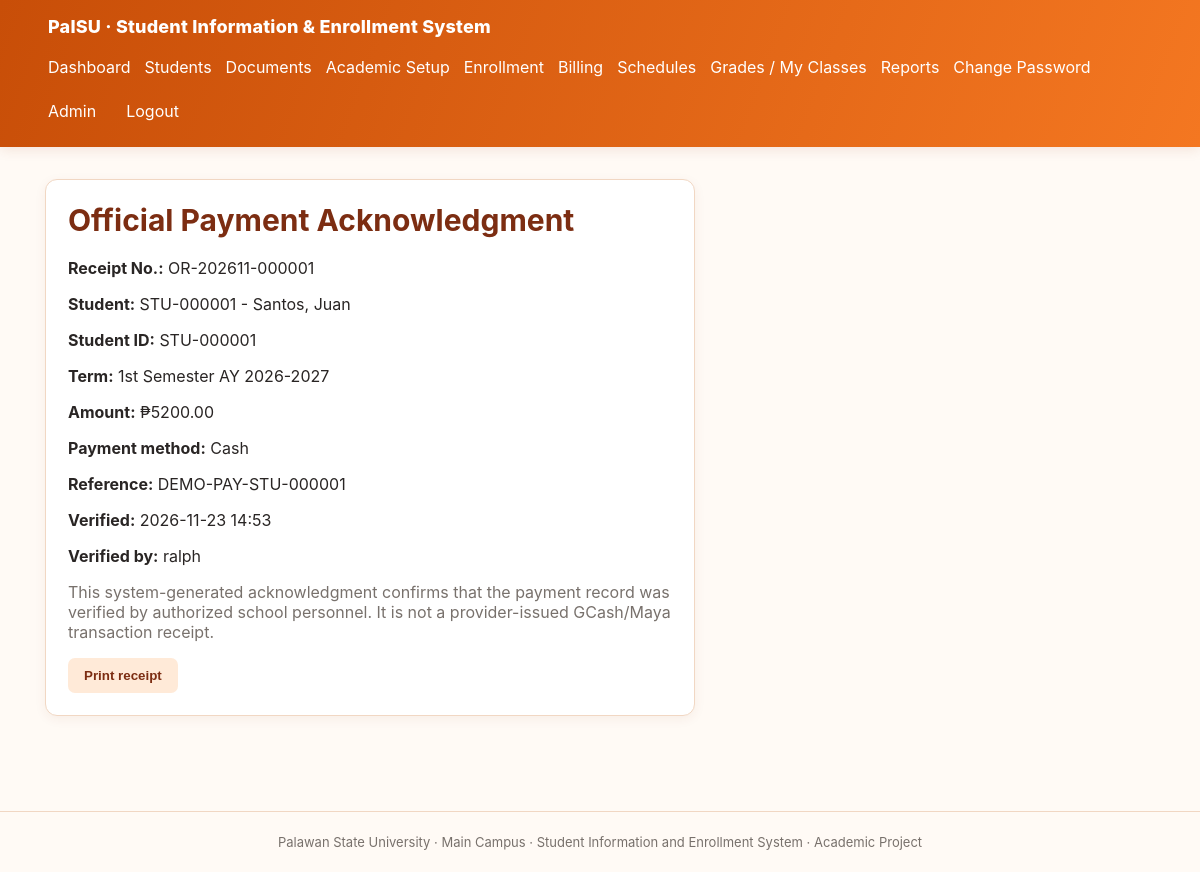
The app's page /billing/payment/1/receipt/ (signed in) with its own data.
### core/models.py (models this page shows, shortened)
class Payment(models.Model):
    VERIFICATION = [("PENDING","Pending"),("VERIFIED","Verified"),("REJECTED","Rejected")]
    METHOD = [("CASH","Cash"),("GCASH","GCash"),("MAYA","Maya"),("BANK","Bank Transfer"),("OTHER","Other")]
    enrollment = models.ForeignKey(Enrollment, on_delete=models.PROTECT, related_name="payments")
    amount = models.DecimalField(max_digits=10, decimal_places=2, validators=[MinValueValidator(Decimal("0.01"))])
    method = models.CharField(max_length=10, choices=METHOD)
    reference_no = models.CharField(max_length=100, blank=True)
    verification_status = models.CharField(max_length=10, choices=VERIFICATION, default="PENDING")
    verified_by = models.ForeignKey(settings.AUTH_USER_MODEL, on_delete=models.SET_NULL, null=True, blank=True, related_name="verified_payments")
    verified_at = models.DateTimeField(null=True, blank=True)
    recorded_by = models.ForeignKey(settings.AUTH_USER_MODEL, on_delete=models.PROTECT)
    proof_file = models.FileField(upload_to="payment_proofs/%Y/%m/", blank=True, null=True, validators=[validate_document_upload])
    receipt_number = models.CharField(max_length=40, blank=True, unique=True, null=True)
    rejection_reason = models.TextField(blank=True)
    paid_at = models.DateTimeField(auto_now_add=True)

class Enrollment(models.Model):
    STATUS = [("PENDING","Pending"),("APPROVED","Approved"),("ENROLLED","Enrolled"),("REJECTED","Rejected")]
    TYPE = [("FRESHMAN","Freshman"),("REGULAR","Regular"),("IRREGULAR","Irregular"),("LATE","Late"),("TRANSFEREE","Transferee"),("SHIFTY","Shifty"),("RETURNING","Returning")]
    student = models.ForeignKey(Student, on_delete=models.PROTECT, related_name="enrollments")
    term = models.ForeignKey(SchoolTerm, on_delete=models.PROTECT)
    enrollment_type = models.CharField(max_length=15, choices=TYPE, default="REGULAR")
    status = models.CharField(max_length=10, choices=STATUS, default="PENDING")
    submitted_at = models.DateTimeField(auto_now_add=True)
    approved_by = models.ForeignKey(settings.AUTH_USER_MODEL, on_delete=models.SET_NULL, null=True, blank=True)
    class Meta:
        constraints = [models.UniqueConstraint(fields=["student","term"], name="one_enrollment_per_student_term")]

class Student(models.Model):
    GENDER = [("F","Female"),("M","Male"),("X","Prefer not to say")]
    user = models.OneToOneField(settings.AUTH_USER_MODEL, on_delete=models.SET_NULL, null=True, blank=True)
    student_id = models.CharField(max_length=20, unique=True, blank=True)
    first_name = models.CharField(max_length=80)
    middle_name = models.CharField(max_length=80, blank=True)
    last_name = models.CharField(max_length=80)
    birth_date = models.DateField(null=True, blank=True)
    gender = models.CharField(max_length=1, choices=GENDER, blank=True)
    email = models.EmailField(blank=True)
    phone = models.CharField(max_length=30, blank=True)
    address = models.TextField(blank=True)
    program = models.ForeignKey(Program, on_delete=models.PROTECT, related_name="students")
    year_level = models.PositiveSmallIntegerField(default=1)
    admission_category = models.CharField(max_length=20, default="REGULAR", choices=[("FRESHMAN","Freshman"),("TRANSFEREE","Transferee"),("RETURNING","Returning"),("SHIFTY","Shifty"),("REGULAR","Continuing Student")])
    enrollment_standing = models.CharField(max_length=20, default="REGULAR", choices=[("REGULAR","Regular"),("IRREGULAR","Irregular"),("PROBATIONARY","Probationary")])
    account_status = models.CharField(max_length=12, default="ACTIVE", choices=[("ACTIVE","Active"),("INACTIVE","Inactive"),("GRADUATED","Graduated")])
    must_change_password = models.BooleanField(default=False)
    created_at = models.DateTimeField(auto_now_add=True)
    def __str__(self): return f"{self.student_id} - {self.last_name}, {self.first_name}"

class SchoolTerm(models.Model):
    name = models.CharField(max_length=30)  # e.g. 1st Semester
    school_year = models.CharField(max_length=20)  # e.g. 2026-2027
    starts_on = models.DateField(null=True, blank=True)
    ends_on = models.DateField(null=True, blank=True)
    is_open = models.BooleanField(default=False)
    enrollment_opens = models.DateTimeField(null=True, blank=True)
    enrollment_closes = models.DateTimeField(null=True, blank=True)
    add_drop_opens = models.DateTimeField(null=True, blank=True)
    add_drop_closes = models.DateTimeField(null=True, blank=True)
    passing_grade = models.DecimalField(max_digits=4, decimal_places=2, default=Decimal("3.00"))
    minimum_units = models.DecimalField(max_digits=5, decimal_places=1, default=Decimal("0.0"))
    maximum_units = models.DecimalField(max_digits=5, decimal_places=1, default=Decimal("30.0"))
    class Meta:
        constraints = [models.UniqueConstraint(fields=["name","school_year"], name="unique_school_term")]
    def __str__(self): return f"{self.name} AY {self.school_year}"

### core/views.py (the view)
# urls.py: path("billing/payment/<int:pk>/receipt/", views.payment_receipt, name="payment_receipt"),
@login_required
def payment_receipt(request, pk):
    payment = get_object_or_404(Payment.objects.select_related("enrollment__student", "enrollment__term", "verified_by"), pk=pk)
    is_staff = request.user.is_superuser or request.user.groups.filter(name__in=["Administrator", "Cashier"]).exists()
    if not is_staff and payment.enrollment.student.user_id != request.user.id:
        return HttpResponseForbidden("You can only view your own receipt.")
    if payment.verification_status != "VERIFIED":
        return HttpResponseForbidden("A receipt is available only after payment verification.")
    return render(request, "core/payment_receipt.html", {"payment": payment})

### templates/core/payment_receipt.html
{% extends "base.html" %}{% block content %}
<section class="panel narrow">
<h1>Official Payment Acknowledgment</h1>
<p><strong>Receipt No.:</strong> {{ payment.receipt_number }}</p>
<p><strong>Student:</strong> {{ payment.enrollment.student }}</p>
<p><strong>Student ID:</strong> {{ payment.enrollment.student.student_id }}</p>
<p><strong>Term:</strong> {{ payment.enrollment.term }}</p>
<p><strong>Amount:</strong> ₱{{ payment.amount|floatformat:2 }}</p>
<p><strong>Payment method:</strong> {{ payment.get_method_display }}</p>
<p><strong>Reference:</strong> {{ payment.reference_no|default:"—" }}</p>
<p><strong>Verified:</strong> {{ payment.verified_at|date:"Y-m-d H:i" }}</p>
<p><strong>Verified by:</strong> {{ payment.verified_by|default:"—" }}</p>
<p class="muted">This system-generated acknowledgment confirms that the payment record was verified by authorized school personnel. It is not a provider-issued GCash/Maya transaction receipt.</p>
<button type="button" onclick="window.print()">Print receipt</button>
</section>{% endblock %}

### static/css/style.css (style rules this page uses)
:root { font-family:Inter,Segoe UI,Arial,sans-serif;color:#292524;background:#fffaf5;--orange:#f47721;--orange-dark:#c84e08;--orange-deep:#9a3412;--orange-pale:#fff0e2;--line:#f1d7c3;--muted:#78716c }
* { box-sizing:border-box }
body { margin:0;background:#fffaf5 }
h1 { font-size:30px;margin:0 0 20px;color:#7c2d12 }
.card,.panel { background:white;border:1px solid var(--line);border-radius:12px;padding:22px;box-shadow:0 3px 12px #7c2d1210 }
.narrow { max-width:650px;margin:20px auto }
button,.button { display:inline-block;padding:10px 16px;border-radius:7px;background:#ffead8;color:#7c2d12;text-decoration:none;border:0;cursor:pointer;font-weight:600 }
.muted { color:var(--muted) }
.panel { margin:18px 0;overflow-x:auto }

### records on screen
Payment: receipt_number "OR-202611-000001", enrollment.student "STU-000001 - Santos, Juan", enrollment.student.student_id "STU-000001", enrollment.term "1st Semester AY 2026-2027", amount "5200.00", method "Cash", reference_no "DEMO-PAY-STU-000001", verified_at "2026-11-23 14:53", verified_by "ralph"
